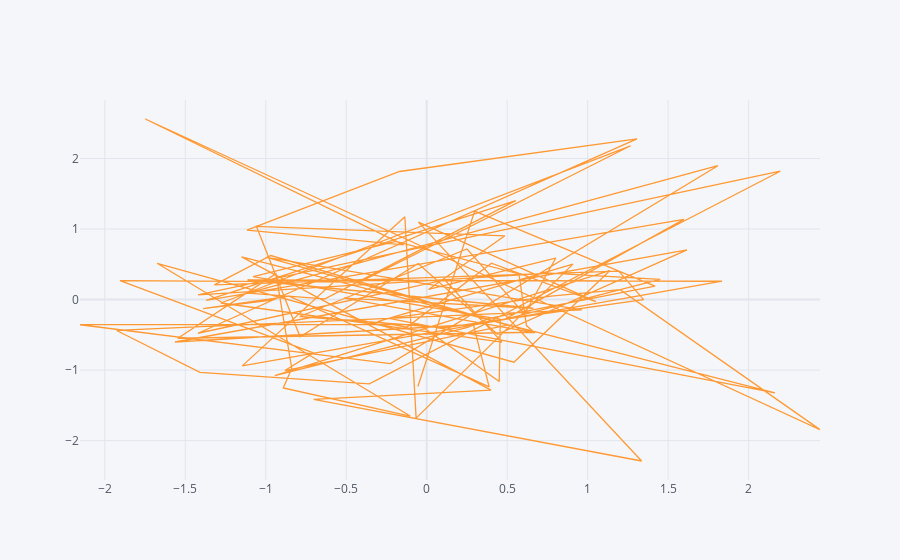

The notebook cell this image was saved under:
### Code cell
df.iplot(kind = 'scatter', x = 'A', y ='B')
